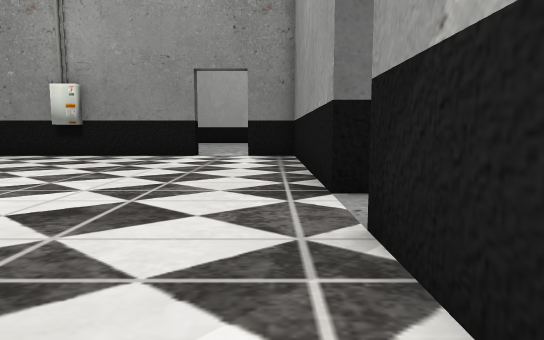
View 1 (above)

24 first-person views from a walk through a 3-D level made in the Unity game engine. The camera is 0.72 m above the floor, tilts 6° down and sees 75° across. Doors are open. The floor is counted in squares, 1 m on a side. Each view is taken from the middle of a square. On the plan, view 1 faces up. The plan holds only what a view shows up to about 11 squares ahead; the rest is blank. The place goes on beyond the plan. The player is left out.

View 2
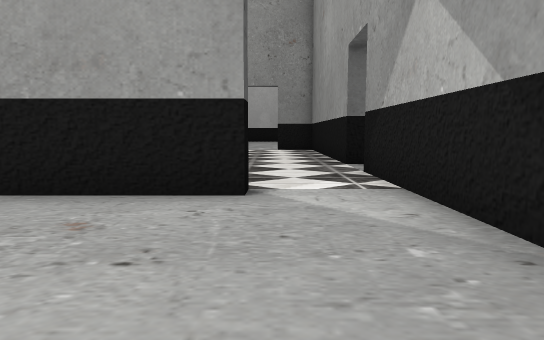

View 3
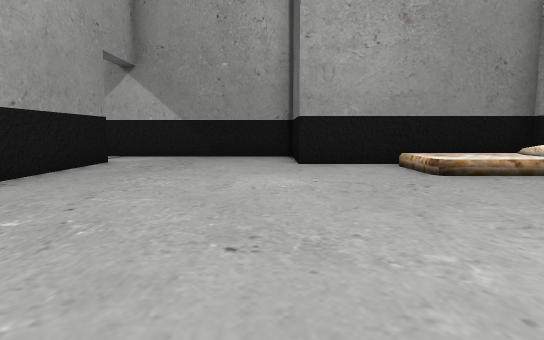

View 4
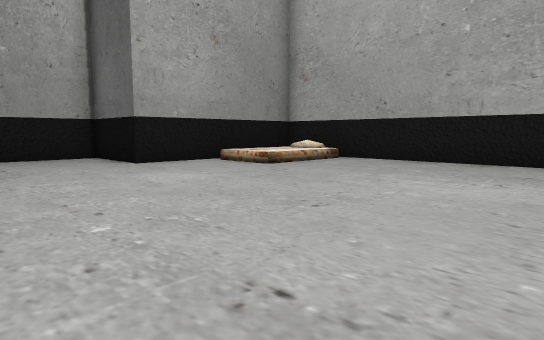

View 5
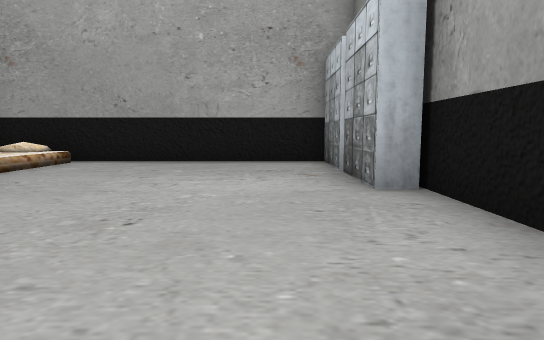

View 6
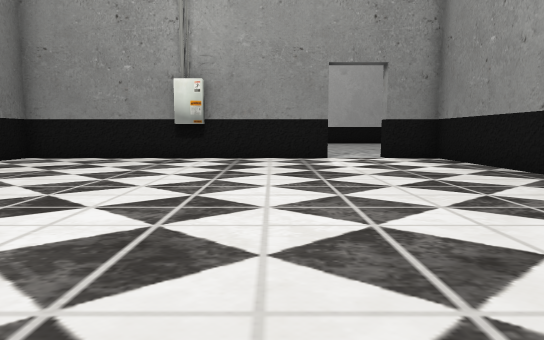

View 7
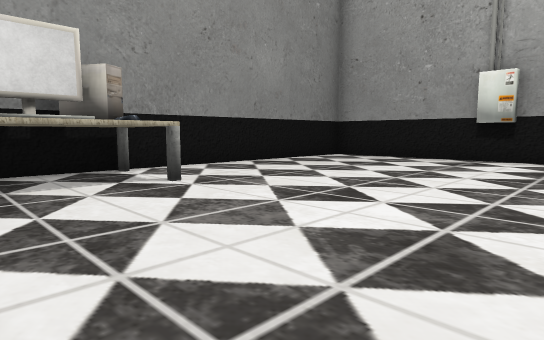

View 8
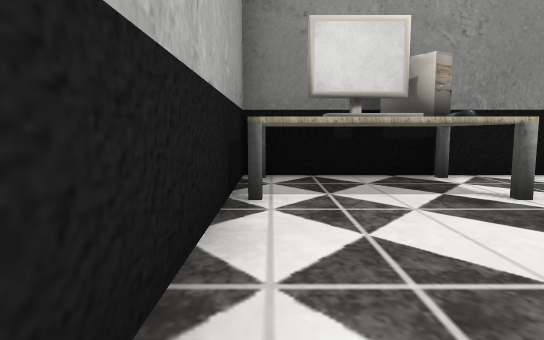

View 9
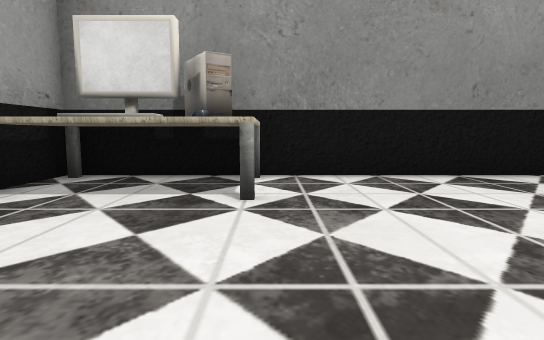

View 10
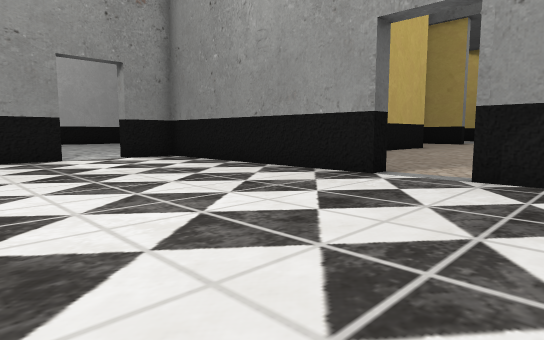

View 11
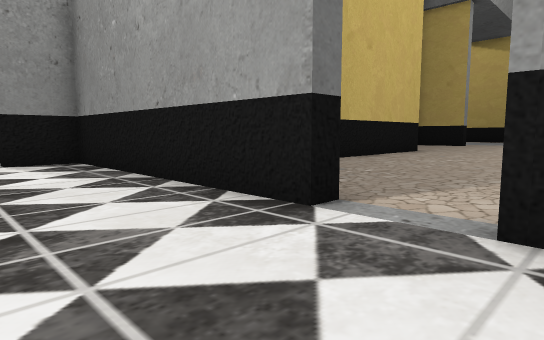

View 12
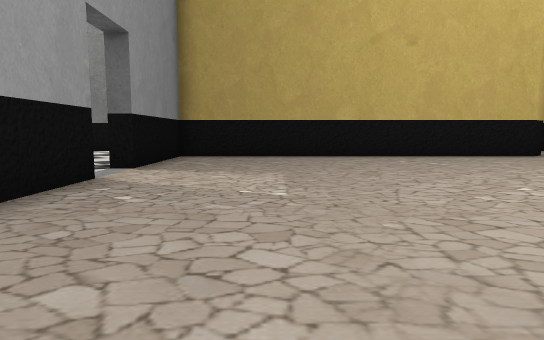

View 13
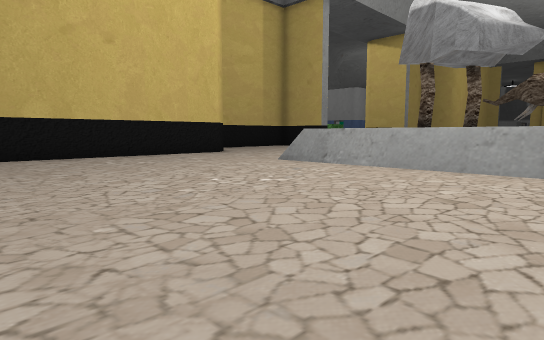

View 14
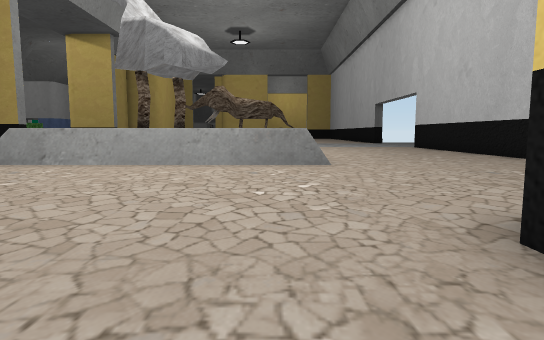

View 15
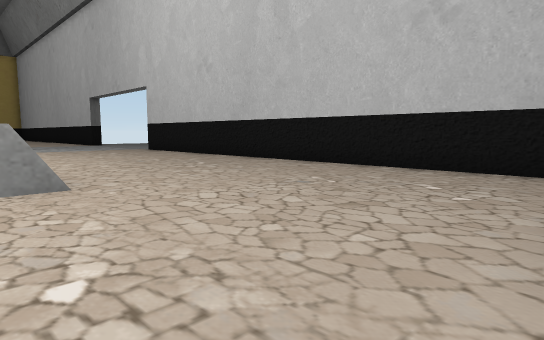

View 16
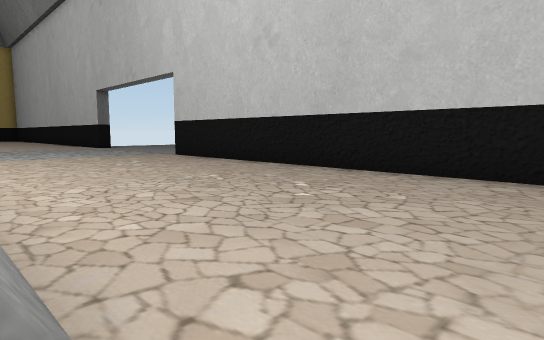

View 17
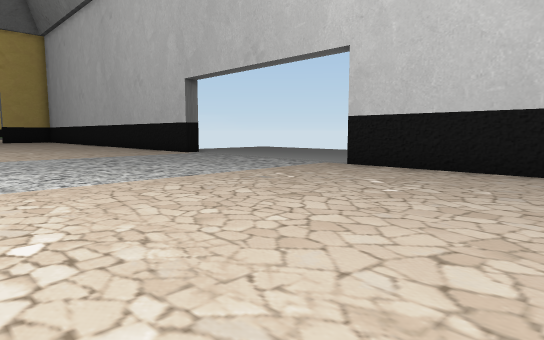

View 18
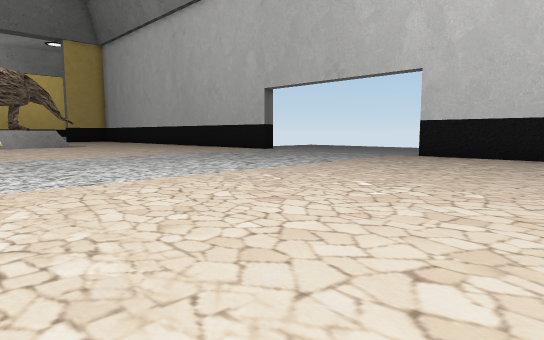

View 19
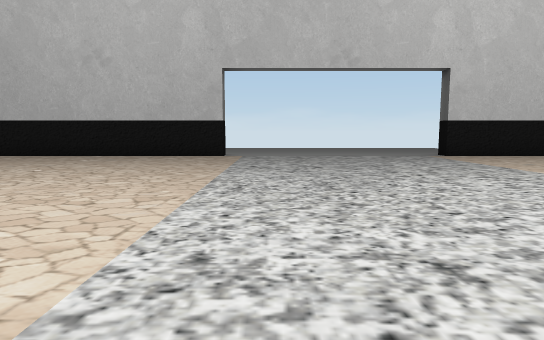

View 20
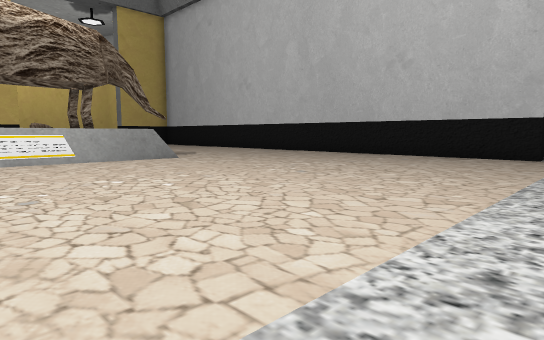

View 21
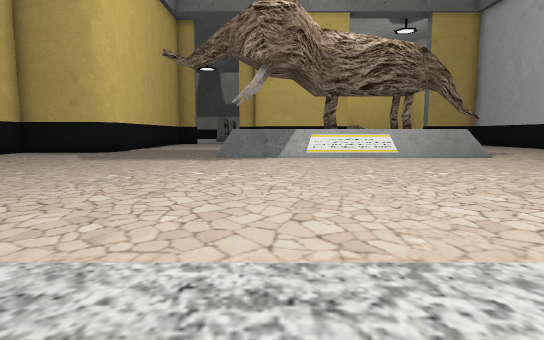

View 22
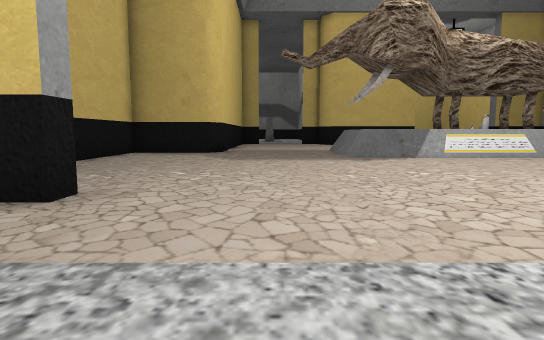

View 23
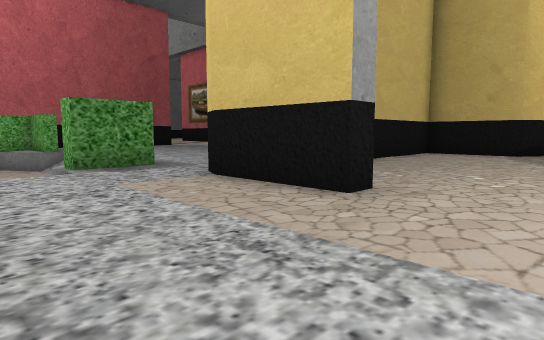

View 24
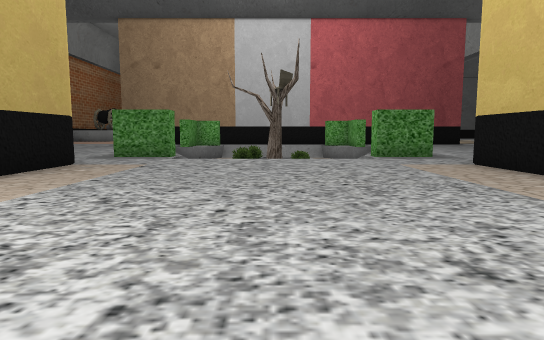

### Floor plan
Ten units are one square. View 1 is at (0, 0); x grows to the right and y downward. Boxes are objects, and circles mark ways between rooms. Rooms are numbered by the first view taken in them; rooms with no view inside come last. Other rooms are left out.
<svg viewBox="-115 -147 505 257">
<path fill="none" stroke="#000" d="M-103 79 -103 100 -18 100 -18 46 7 46 7 -6M-110 35 -110 55 -103 55 -103 75M-13 -5 -13 0 -49 0M-59 -109 -68 -109M-24 -112 -110 -112 -110 -9M7 -42 7 -112 -7 -112M-89 -5 -55 -5M7 -6 7 -26M-110 -5 -95 -5M292 -83 286 -83 286 -110 289 -116M192 -117 195 -110 195 -89M121 -79 14 -79M210 -140 210 -135 192 -135M112 41 112 -34M271 -135 271 -141M289 -135 269 -135 269 -142M275 105 275 100 345 100M355 40 356 -35M361 -112 340 -112M385 -78 378 -83 378 -89M69 100 206 100M12 -26 12 -6M12 -72 12 -42M111 44 111 -35M354 6 354 -35 360 -35"/>
<rect x="-45" y="65" width="20" height="30" fill="#bbb"><title>other object</title></rect>
<rect x="-105" y="-35" width="20" height="30" fill="#bbb"><title>other object</title></rect>
<rect x="-95" y="-25" width="10" height="10" fill="#bbb"><title>other object</title></rect>
<circle cx="-5" cy="0" r="3" fill="#2a7"/>
<circle cx="10" cy="-35" r="3" fill="#2a7"/>
<text x="-50" y="50">1</text>
<text x="-50" y="-60">2</text>
<text x="220" y="-20">3</text>
</svg>
Room 1 opens to room 2. Room 2 opens to room 3.

Where each view was taken, in squares from view 1:
view 1: 0 up, 0 right, facing up
view 2: 4 down, 1 left, facing up
view 3: 4 down, 10 left, facing right
view 4: 1 down, 10 left, facing down-right
view 5: 1 down, 9 left, facing down
view 6: 1 up, 4 left, facing up
view 7: 1 up, 4 left, facing up-left
view 8: 1 up, 5 left, facing left
view 9: 4 up, 5 left, facing left
view 10: 1 up, 5 left, facing up-right
view 11: 2 up, 2 left, facing up-right
view 12: 3 down, 4 right, facing up
view 13: 3 down, 4 right, facing up-right
view 14: 3 down, 3 right, facing right
view 15: 3 down, 6 right, facing down-right
view 16: 4 down, 10 right, facing down-right
view 17: 3 down, 16 right, facing down-right
view 18: 1 up, 16 right, facing down-right
view 19: 1 up, 26 right, facing down
view 20: 1 up, 26 right, facing down-right
view 21: 2 up, 25 right, facing right
view 22: 6 up, 25 right, facing right
view 23: 6 up, 25 right, facing up-right
view 24: 3 up, 24 right, facing up
